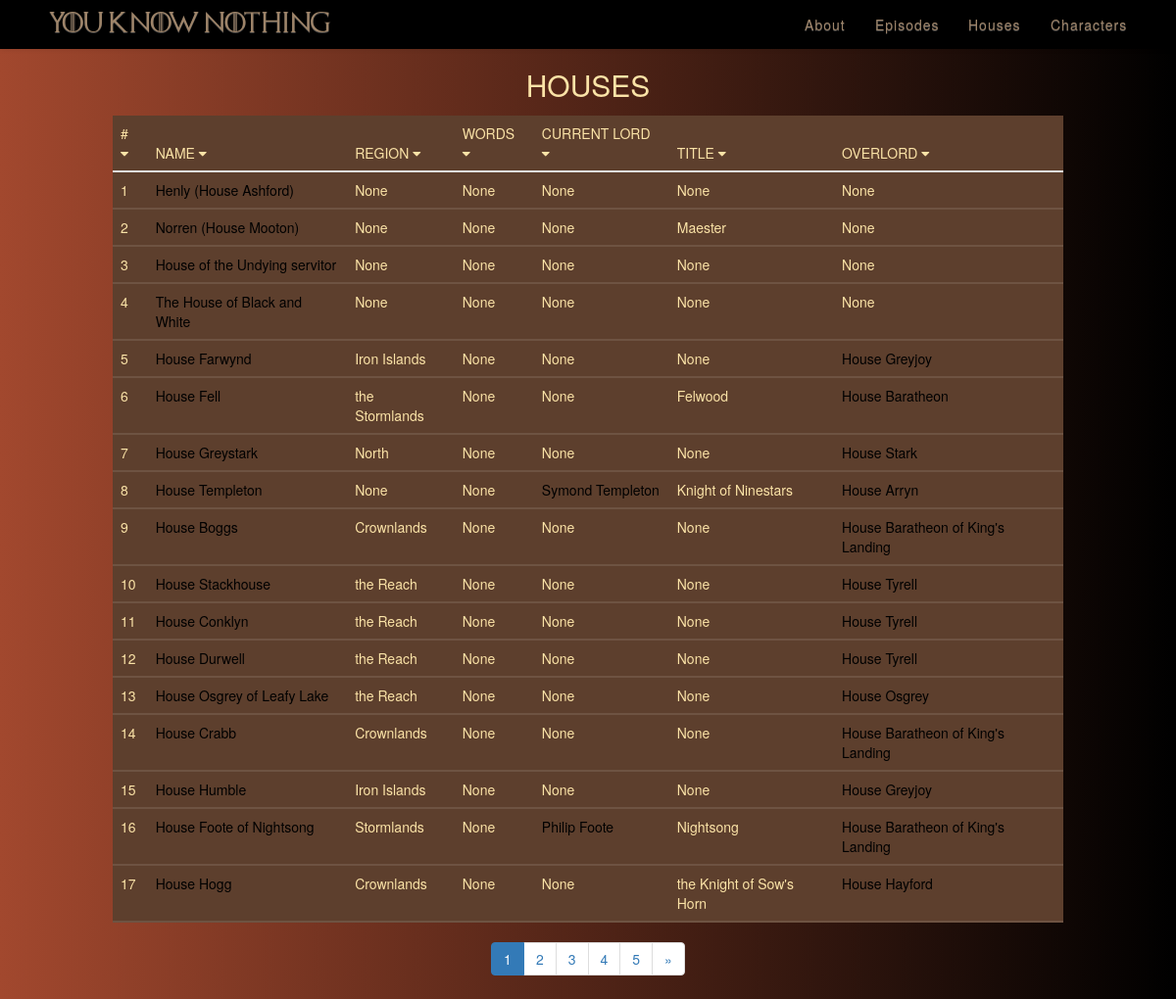
The app's page /houses with its own data.
### app/models.py (models this page shows, shortened)
class House(db.Model):
    id = db.Column(db.Integer, primary_key=True)
    name = db.Column(db.String, unique=True)
    region = db.Column(db.String)
    words = db.Column(db.String)
    current_lord = db.Column(db.String)
    title = db.Column(db.String)
    overlord = db.Column(db.String)
    imageLink = db.Column(db.String, unique=True)

### app/views.py (the view)
@application.route('/houses', methods=['GET', 'POST'])
@application.route('/houses/<int:page>', methods=['GET', 'POST'])
def houses(page=1):
    houses = models.House.query.paginate(page, 17, False)
    return render_template('houses.html', houses=houses)

### app/templates/houses.html (shortened to what this page needs)
<!doctype html>
<html>
<head>
	<link rel="stylesheet" href="{{url_for('static',filename='css/style.css')}}">
	<link rel="stylesheet" href="{{ url_for('static', filename='css/models.css') }}">
	<link rel="stylesheet" href="http://maxcdn.bootstrapcdn.com/font-awesome/4.2.0/css/font-awesome.min.css">
	<link rel="stylesheet" href="https://maxcdn.bootstrapcdn.com/bootstrap/3.3.7/css/bootstrap.min.css">
	<link rel="stylesheet" href="https://maxcdn.bootstrapcdn.com/bootstrap/3.3.7/css/bootstrap-theme.min.css">
</head>
<body>
	<div id="nav-row">
		<div ng-app>
			<nav class="navbar">{% include 'navWell.html' %}</nav>
		</div>
	</div>
	<h3 class = "page-title">Houses</h3>
	<div class="col-lg-offset-1 col-lg-10 col-md-12 col-sm-12 col-xs-12">
		<div class="table-responsive">
			<table id="data-table" class="table model-table" style="margin: 0;">
				<thead>
					<tr>
						<th> # <i class="fa fa-caret-down" onclick="sortTable(0); myFunction(0);"></i></th>
						<th> Name <i class="fa fa-caret-down" onclick="sortTable(1); myFunction(1);"></i></th>
						<th> Region <i class="fa fa-caret-down" onclick="sortTable(2); myFunction(2);"></i></th>
						<th> Words <i class="fa fa-caret-down" onclick="sortTable(3); myFunction(3);"></i></th>
						<th> Current Lord <i class="fa fa-caret-down" onclick="sortTable(4); myFunction(4);"></i></th>
						<th> Title <i class="fa fa-caret-down" onclick="sortTable(5); myFunction(5);"></i></th>
						<th> Overlord <i class="fa fa-caret-down" onclick="sortTable(6); myFunction(6);"></i></th>
					</tr>
				</thead>
				{% block content %}
				<tbody>
					{% for house in houses.items %}
					<tr>
						<td>{{ house.id }}</td>
						<td><a href="{{ url_for('house', name=house.name) }}">{{ house.name }}</a></td>
						<td>{{ house.region }}</td>
						<td>{{ house.words }}</td>
						{% if house.current_lord %}
						<td><a href="characters/{{ house.current_lord }}">{{ house.current_lord }}</a></td>
						{% else %}
						<td>{{ house.current_lord }}</td>
						{% endif %}
						<td>{{ house.title }}</td>
						{% if house.overlord %}
						<td><a href="{{ url_for('house', name=house.overlord) }}">{{ house.overlord }}</a></td>
						{% else %}
						<td>{{ house.overlord }}</td>
						{% endif %}
					</tr>
					{%  endfor %}
			</tbody>
			{% endblock %}
		</table>
	</div>
</div>
<div class="row text-center" style="margin:30px">
	<nav aria-label="Page navigation example">
		<ul class="pagination justify-content-center">
			<li class="page-item active"><a class="page-link" href="{{ url_for('houses', page=houses.page) }}">{{houses.page}}</a></li>
			<li class="page-item"><a class="page-link" href="{{ url_for('houses', page=houses.next_num) }}">{{houses.next_num}}</a></li>
			<li class="page-item"><a class="page-link" href="{{ url_for('houses', page=houses.next_num+1) }}">{{houses.next_num+1}}</a></li>
			<li class="page-item"><a class="page-link" href="{{ url_for('houses', page=houses.next_num+1) }}">{{houses.next_num+2}}</a></li>
			<li class="page-item"><a class="page-link" href="{{ url_for('houses', page=houses.next_num+1) }}">{{houses.next_num+3}}</a></li>
			{% if houses.has_next %}<li class="page-item">
				<a class="page-link" href="{{ url_for('houses', page=houses.next_num) }}" aria-label="Next">
					<span aria-hidden="true">&raquo;</span>
				</a>
			</li>{% endif %}
		</ul>
	</nav>
</div>
</html>

### app/static/css/style.css (style rules this page uses)
html { height: 100%; overflow-x: hidden; }
#nav-row { width:100%; background-color: black; }

### app/static/css/models.css (style rules this page uses)
body { background: #000000; background: -webkit-linear-gradient(to right, #A2482E , #000000); background: linear-gradient(to right, #A2482E , #000000); margin: 50px; }
.page-title { font-size: 30px; color: #FBE3A7; text-transform: uppercase; font-weight: 300; text-align: center; margin-bottom: 15px; }
.model-table { background-color: #5D3F2D; margin-bottom: 0; width: 80%; }
th { padding: 20px 15px; text-align: left; font-weight: 500; font-size: 14px; color: #FBE3A7; text-transform: uppercase; }
td { padding: 20px 15px; padding-left: 15px; text-align: left; vertical-align:middle; font-weight: 300; font-size: 14px; color: #FBE3A7; border-bottom: solid 2px rgba(255,255,255,0.1); }
td a { color: #000; font-weight: 400; }

### records on screen
House: id "1", name "Henly (House Ashford)", region "None", words "None", current_lord "None", title "None", overlord "None"
House: id "2", name "Norren (House Mooton)", region "None", words "None", current_lord "None", title "Maester", overlord "None"
House: id "3", name "House of the Undying servitor", region "None", words "None", current_lord "None", title "None", overlord "None"
House: id "4", name "The House of Black and White", region "None", words "None", current_lord "None", title "None", overlord "None"
House: id "5", name "House Farwynd", region "Iron Islands", words "None", current_lord "None", title "None", overlord "House Greyjoy"
House: id "6", name "House Fell", region "the Stormlands", words "None", current_lord "None", title "Felwood", overlord "House Baratheon"
House: id "7", name "House Greystark", region "North", words "None", current_lord "None", title "None", overlord "House Stark"
House: id "8", name "House Templeton", region "None", words "None", current_lord "Symond Templeton", title "Knight of Ninestars", overlord "House Arryn"
House: id "9", name "House Boggs", region "Crownlands", words "None", current_lord "None", title "None", overlord "House Baratheon of King's Landing"
House: id "10", name "House Stackhouse", region "the Reach", words "None", current_lord "None", title "None", overlord "House Tyrell"
House: id "11", name "House Conklyn", region "the Reach", words "None", current_lord "None", title "None", overlord "House Tyrell"
House: id "12", name "House Durwell", region "the Reach", words "None", current_lord "None", title "None", overlord "House Tyrell"
House: id "13", name "House Osgrey of Leafy Lake", region "the Reach", words "None", current_lord "None", title "None", overlord "House Osgrey"
House: id "14", name "House Crabb", region "Crownlands", words "None", current_lord "None", title "None", overlord "House Baratheon of King's Landing"
House: id "15", name "House Humble", region "Iron Islands", words "None", current_lord "None", title "None", overlord "House Greyjoy"
House: id "16", name "House Foote of Nightsong", region "Stormlands", words "None", current_lord "Philip Foote", title "Nightsong", overlord "House Baratheon of King's Landing"
House: id "17", name "House Hogg", region "Crownlands", words "None", current_lord "None", title "the Knight of Sow's Horn", overlord "House Hayford"

### other values on screen
{{ houses.page }} "1"
{{ houses.next_num }} "2"
{{ houses.next_num+1 }} "3"
{{ houses.next_num+2 }} "4"
{{ houses.next_num+3 }} "5"
